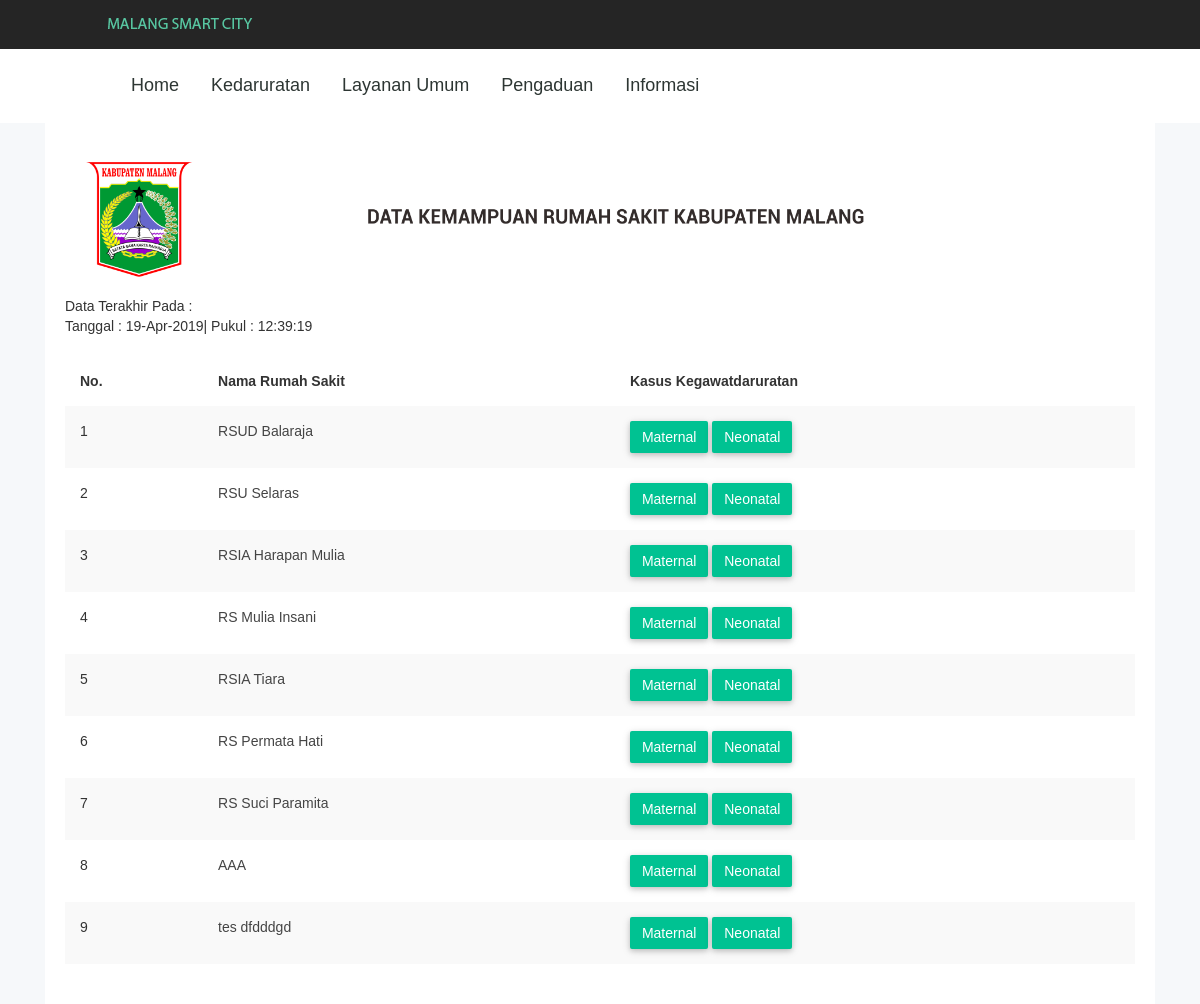
The page /dataRS.php on the database as committed earlier.
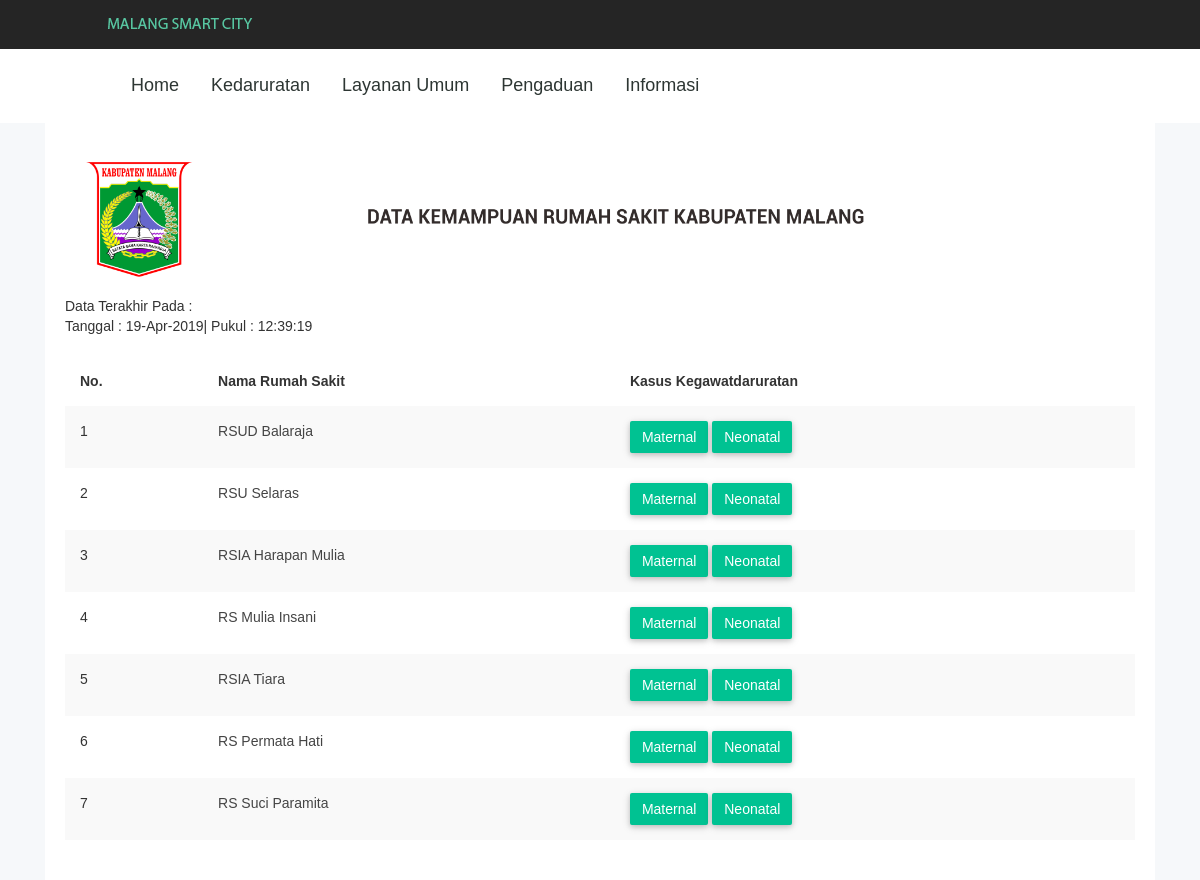
The same page on the database as committed later.
### tables this page shows
CREATE TABLE `tb_rs` (
  `id_rs` varchar(15) NOT NULL,
  `nama_rs` varchar(200) NOT NULL,
  `alamat_rs` text NOT NULL,
  `telp_rs` varchar(100) NOT NULL,
  `lat` float(10,6) NOT NULL,
  `lng` float(10,6) NOT NULL,
  `location_status` tinyint(1) DEFAULT '0'
);

### dataRS.php (the view, shortened to what this page needs)
<!doctype html>
<html class="no-js" lang="">
<head>
    <link rel="stylesheet" href="css2/bootstrap.min.css">
    <link rel="stylesheet" href="css2/font-awesome.min.css">
    <link rel="stylesheet" href="css2/owl.carousel.css">
    <link rel="stylesheet" href="css2/owl.theme.css">
    <link rel="stylesheet" href="css2/owl.transitions.css">
    <link rel="stylesheet" href="css2/meanmenu/meanmenu.min.css">
    <link rel="stylesheet" href="css2/animate.css">
    <link rel="stylesheet" href="css2/normalize.css">
    <link rel="stylesheet" href="css2/wave/waves.min.css">
    <link rel="stylesheet" href="css2/wave/button.css">
    <link rel="stylesheet" href="css2/scrollbar/jquery.mCustomScrollbar.min.css">
    <link rel="stylesheet" href="css2/notika-custom-icon.css">
    <link rel="stylesheet" href="css2/jquery.dataTables.min.css">
    <link rel="stylesheet" href="css2/main.css">
    <link rel="stylesheet" href="style.css">
    <link rel="stylesheet" href="css2/responsive.css">
</head>
<div style="height: 49px; background: #252525">
            <a href=" "><img style="padding: 14px 20px 0px 105px;" src="images/logo2.png"/></a>
    </div>
<body>
<header class="header">
    <div class="menu-malasngoding">
  <ul>
                <li ><a href="index.php">Home</a>
                </li>
                <li class="dropdown"><a>Kedaruratan</a>
                </li>
                <li class="dropdown"><a>Layanan Umum</a>
                </li>
                <li class="dropdown"><a>Pengaduan</a>
                </li>
                <li class="dropdown"><a>Informasi</a>
                </li>
            </ul>
    </div>
    <div class="data-table-area">
        <div class="container">
                <div class="col-lg-12 col-md-12 col-sm-12 col-xs-12">
                    <div class="data-table-list">
                        <div class="table-responsive">
          <img src="images/header_rs.png">
                            <table id="data-table-basic" class="table table-striped">
       Data Terakhir Pada : <br/>
 <br/> <br/>
                                <thead>
                                    <tr>
                                        <th>No.</th>
                                        <th>Nama Rumah Sakit</th>
                                        <th>Kasus Kegawatdaruratan</th>
                                    </tr>
                                </thead>
                                <tbody>
                          <?php
                        include 'db/koneksi.php';
                        $no = 1;
                        $data = mysqli_query($koneksi,"select * from tb_rs");
                        while($d = mysqli_fetch_array($data)){
                           ?>
                                <tr>
                                  <td><?php echo $no++; ?></td>
                                  <td><a style="color: #444444;"><?php echo $d['nama_rs']; ?> </td>
                                  <td> <a href="detail_maternal.php?id=<?php echo $d['id_rs']; ?>">
                                    <button class="btn btn-success notika-btn-success">Maternal</button></a>
                                    <a href="detail_neonatal.php?id=<?php echo $d['id_rs']; ?>">
                                    <button class="btn btn-success notika-btn-success">Neonatal</button></td>
                                </tr>
                                  <?php
                              }
                                ?>
                                </tbody>
                            </table>
                        </div>
                    </div>
                </div>
            </div>
        </div>
</body>
</html>

Rows that differ between the two databases and show on the page:
removed tb_rs: nama_rs "AAA"
removed tb_rs: nama_rs "tes dfdddgd"
